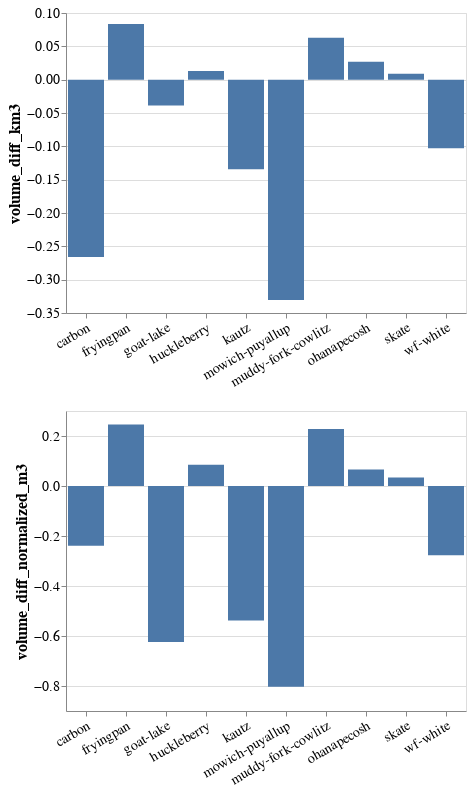

Notebook source saved alongside this figure:
### Code cell
alt.Chart(volume_change_df).mark_bar().encode(
    x = alt.X('watershed:N', title='', axis=alt.Axis(labelAngle=-30, labelFontSize=14)),
    y = alt.Y(alt.repeat("row"), type='quantitative', axis=alt.Axis(labelFontSize=14))
).properties(
    width=400,
    height=300
).resolve_scale(
    x='shared'
).repeat(
    row=['volume_diff_km3', 'volume_diff_normalized_m3'],
).configure_axis(
    labelFontSize=16,
    titleFontSize=16
)

### Figure 1 — Vega-Lite specification as saved in the notebook (floating-point values rounded to 4 significant figures)
{"config": {"view": {"continuousWidth": 400, "continuousHeight": 300}, "axis": {"labelFontSize": 16, "titleFontSize": 16}}, "repeat": {"row": ["volume_diff_km3", "volume_diff_normalized_m3"]}, "spec": {"data": {"name": "data-a0833939e84536ba9fdfe5bac4ac3b74"}, "mark": "bar", "encoding": {"x": {"type": "nominal", "axis": {"labelAngle": -30, "labelFontSize": 14}, "field": "watershed", "title": ""}, "y": {"type": "quantitative", "axis": {"labelFontSize": 14}, "field": {"repeat": "row"}}}, "height": 300, "resolve": {"scale": {"x": "shared"}}, "width": 400}, "$schema": "https://vega.github.io/schema/vega-lite/v4.8.1.json", "datasets": {"data-a0833939e84536ba9fdfe5bac4ac3b74": [{"watershed": "fryingpan", "watershed2": "fryingpan", "volume_diff_m3": 83380000.0, "volume_diff_normalized_m3": 0.246, "volume_diff_km3": 0.08338}, {"watershed": "skate", "watershed2": "skate", "volume_diff_m3": 8778000.0, "volume_diff_normalized_m3": 0.03405, "volume_diff_km3": 0.008778}, {"watershed": "huckleberry", "watershed2": "huckleberry", "volume_diff_m3": 13090000.0, "volume_diff_normalized_m3": 0.0854, "volume_diff_km3": 0.01309}, {"watershed": "muddy-fork-cowlitz", "watershed2": "muddy-fork-cowlitz", "volume_diff_m3": 62830000.0, "volume_diff_normalized_m3": 0.2282, "volume_diff_km3": 0.06283}, {"watershed": "carbon", "watershed2": "carbon", "volume_diff_m3": -266100000.0, "volume_diff_normalized_m3": -0.239, "volume_diff_km3": -0.2661}, {"watershed": "wf-white", "watershed2": "wf-white", "volume_diff_m3": -102700000.0, "volume_diff_normalized_m3": -0.2768, "volume_diff_km3": -0.1027}, {"watershed": "ohanapecosh", "watershed2": "ohanapecosh", "volume_diff_m3": 26950000.0, "volume_diff_normalized_m3": 0.06564, "volume_diff_km3": 0.02695}, {"watershed": "mowich-puyallup", "watershed2": "mowich-puyallup", "volume_diff_m3": -330500000.0, "volume_diff_normalized_m3": -0.8034, "volume_diff_km3": -0.3305}, {"watershed": "kautz", "watershed2": "kautz", "volume_diff_m3": -134200000.0, "volume_diff_normalized_m3": -0.5382, "volume_diff_km3": -0.1342}, {"watershed": "goat-lake", "watershed2": "goat-lake", "volume_diff_m3": -38740000.0, "volume_diff_normalized_m3": -0.624, "volume_diff_km3": -0.03874}]}}
